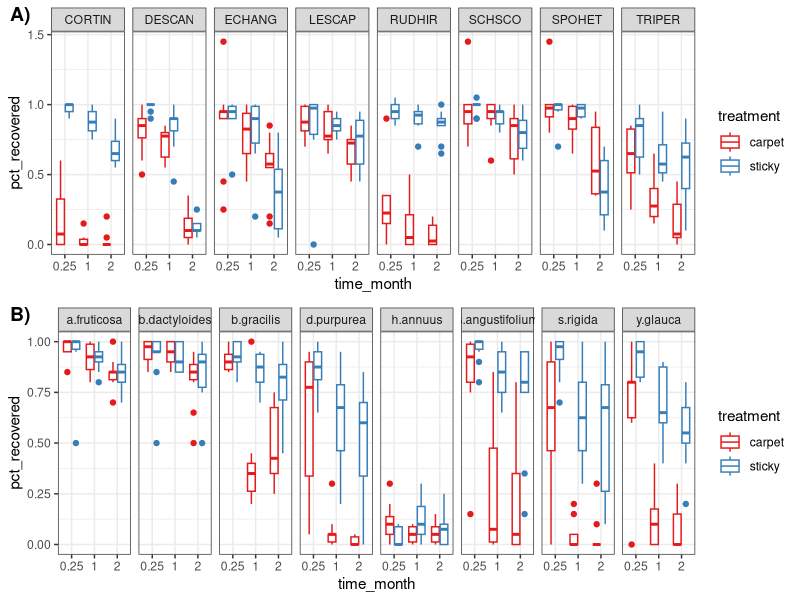

This chart was generated by the following R code: (Note: this script raises an error after producing the figure.)
## ---- chunk 1
# clear workspace
rm(list=ls())

# working directory
# set working directory to "source file location"

# libraries
library(tidyverse)
library(RColorBrewer)
library(cowplot)
library(glmmTMB)


# data
mo <- read_csv("../data/L0/MO_seedrain_raw.csv")
mo_mass <- read_csv("../data/L0/MO_seedweight_raw.csv")

co <- read_csv("../data/L0/CO_seedrain_raw.csv")
co_mass <- read_csv("../data/L0/CO_seedweight_raw.csv")

## ---- chunk 2

# clean up treatment names and times

mo$time_month[mo$time_month == '1 month'] <- 1
mo$time_month[mo$time_month == '2 month'] <- 2
mo$time_month[mo$time_month == '1 week'] <- 0.25

mo$time_month <- as.numeric(mo$time_month)


# clean recovery data to just be the species we selected, not the extra 
#      seeds we caught throughout the experiment

mo_slim <- mo %>%
  filter(species == "LESCAP" | species == "DESCAN" | species == "TRIPER" |
         species == "SCHSCO" | species == "ECHANG" | species == "SPOHET" |
         species == "RUDHIR" | species == "CORTIN")


# clean seed mass data

mo_mass_small <- mo_mass %>% 
  group_by(species) %>%
  dplyr::summarize(mean_1seed = mean(lot_mass_g)/25)

# rename species to match recovery data
mo_mass_small$species[mo_mass_small$species == 'RATPIN'] <- "RUDHIR"

## ---- chunk 3

# clean up treatment names and times

co$treatment[co$treatment == 's'] <- "sticky"
co$treatment[co$treatment == 'c'] <- "carpet"


# clean recovery data to just be the species we selected, not the extra 
#      seeds we caught throughout the experiment

co_slim <- co %>%
  filter(species != ("various"))

co_mass_small <- co_mass %>%
  pivot_longer(
    cols = afrut:yglau,
    names_to = "species",
    values_to = "mass"
  ) %>%
  group_by(species) %>%
  dplyr::summarize(mean_1seed = mean(mass)/25)


#rename species to match recovery data
co_mass_small$species[co_mass_small$species == 'afrut'] <- "a.fruticosa"
co_mass_small$species[co_mass_small$species == 'bdact'] <- "b.dactyloides"
co_mass_small$species[co_mass_small$species == 'bgrac'] <- "b.gracilis"
co_mass_small$species[co_mass_small$species == 'dpurp'] <- "d.purpurea"
co_mass_small$species[co_mass_small$species == 'hannu'] <- "h.annuus"
co_mass_small$species[co_mass_small$species == 'origi'] <- "s.rigida"
co_mass_small$species[co_mass_small$species == 'sangu'] <- "s.angustifolium"
co_mass_small$species[co_mass_small$species == 'yglau'] <- "y.glauca"

## ---- chunk 4
### Create full dataset with both sites

dat_all <- full_join(mo_slim, co_slim)


# create a %consumed column

dat_all$pct_recovered <- dat_all$number_recovered/dat_all$number_original
dat_all$time_month <- as.factor(dat_all$time_month)


## ---- chunk 5


mo_raw <- dat_all %>%
  filter(site == "mo" & treatment != "post-sticky") %>%
ggplot( aes(x = time_month, y = pct_recovered, color = treatment))+
  geom_boxplot()+
  facet_grid(cols = vars(species))+
  scale_color_brewer(palette = "Set1")+
  theme_bw()

co_raw <- dat_all %>%
  filter(site == "co") %>%
  ggplot(aes(x = time_month, y = pct_recovered, color = treatment))+
  geom_boxplot()+
  facet_grid(cols = vars(species))+
  scale_color_brewer(palette = "Set1")+
  theme_bw()

plot_grid(mo_raw, co_raw, ncol = 1, labels = c("A)", "B)"))

## save figure

# note: will clean this up as we go forward but not important for now.
pdf("../figures/all_raw_data.pdf", width = 10, height = 8)

plot_grid(mo_raw, co_raw, ncol = 1, labels = c("A)", "B)"))

invisible(dev.off())

## ---- chunk 6

# ok make relativized plot with carpet compared to sticky.


dat_small <- dat_all[,1:8]
dat_small <- subset(dat_small, treatment != "post-sticky")

dat_wide <- dat_small %>%
  pivot_wider(
    names_from = treatment,
    values_from = number_recovered
  )

dat_wide$LRR_removed <- log(dat_wide$sticky / dat_wide$carpet)


mo_rel <- ggplot(subset(dat_wide, site == "mo"), aes(x = time_month, y = LRR_removed))+
  geom_boxplot()+
  #geom_point(position = position_jitter(width = 0.2))+
  geom_hline(yintercept = 0, linetype = "dashed", color = "red")+
  facet_grid(cols = vars(species))+
  scale_color_brewer(palette = "Set1")+
  theme_bw()

co_rel <- ggplot(subset(dat_wide, site == "co"), aes(x = time_month, y = LRR_removed))+
  #geom_point(position = position_jitter(width = 0.2))+
  geom_boxplot()+
  geom_hline(yintercept = 0, linetype = "dashed", color = "red")+
  facet_grid(cols = vars(species))+
  scale_color_brewer(palette = "Set1")+
  theme_bw()

plot_grid(mo_rel, co_rel, ncol = 1, labels = c("A)", "B)"))


## save figure

# note: will clean this up as we go forward but not important for now.
pdf("../figures/all_relative_data.pdf", width = 10, height = 8)

plot_grid(mo_rel, co_rel, ncol = 1, labels = c("A)", "B)"))

invisible(dev.off())

## ---- chunk 7

# add seed mass data into big dataset.
mass_all <- rbind(mo_mass_small, co_mass_small)
dat_full <- left_join(dat_all, mass_all)

# make month numeric and fix month timing
dat_full$time_month <- as.numeric(dat_full$time_month)
dat_full$time_month[dat_full$time_month == 1] <- 0.25
dat_full$time_month[dat_full$time_month == 2] <- 1
dat_full$time_month[dat_full$time_month == 3] <- 2



# remove the post-sticky treatment from MO
dat_full <- subset(dat_full, treatment != "post-sticky")

# calculate the number not recovered
dat_full$number_lost <- dat_full$number_original - dat_full$number_recovered


## summary stats
dat_full %>%
  group_by(treatment) %>%
  dplyr::summarize(mean_recovered = mean(pct_recovered),
                   sd_recovered = sd(pct_recovered))

# Mod1
mod1 <- glmmTMB(pct_recovered ~ treatment * mean_1seed + time_month + (1|site/block), 
                data = dat_full, 
                weights = number_original, 
                family = binomial)
summary(mod1)


#recover params after backtransforming
coef.out <- coef(mod1)
plogis(coef.out$site[2])

plogis(102.5)

#mean capture with a carpet
plogis(0.58)

#mean capture with a sticky trap
plogis(0.58+1.6)

#slope of carpet recovery with seed mass
plogis(102.5)

#slope of sticky trap recovery with seed mass
plogis(102.5 - 115.2)


#percent recovered vs seed mass across sites
#getting weird warning message.
ggplot(dat_full, aes(x = mean_1seed, y = number_recovered/(number_recovered+number_lost), 
                     color = treatment, success=number_recovered, fail=number_lost))+
  geom_point()+
  theme_bw()+
  geom_smooth(method="glm",
              method.args=list(family="binomial"),
              formula = cbind(success, fail) ~ x)

#percent recovered vs seed mass with sites as panels
#getting weird warning message.
ggplot(dat_full, aes(x = mean_1seed, y = number_recovered/(number_recovered+number_lost), 
                     color = treatment, success=number_recovered, fail=number_lost))+
  geom_point()+
  theme_bw()+
  geom_smooth(method="glm",
              method.args=list(family="binomial"),
              formula = cbind(success, fail) ~ x)+
   facet_wrap(~site, scale = "free_x")


# Recovery through time.
ggplot(dat_full, aes(x = mean_1seed, y = number_recovered/(number_recovered+number_lost), 
                     color = treatment, success=number_recovered, fail=number_lost))+
  geom_point()+
  theme_bw()+
  geom_smooth(method="glm",
              method.args=list(family="binomial"),
              formula = cbind(success, fail) ~ x)+
   facet_wrap(~time_month, scale = "free_x")
